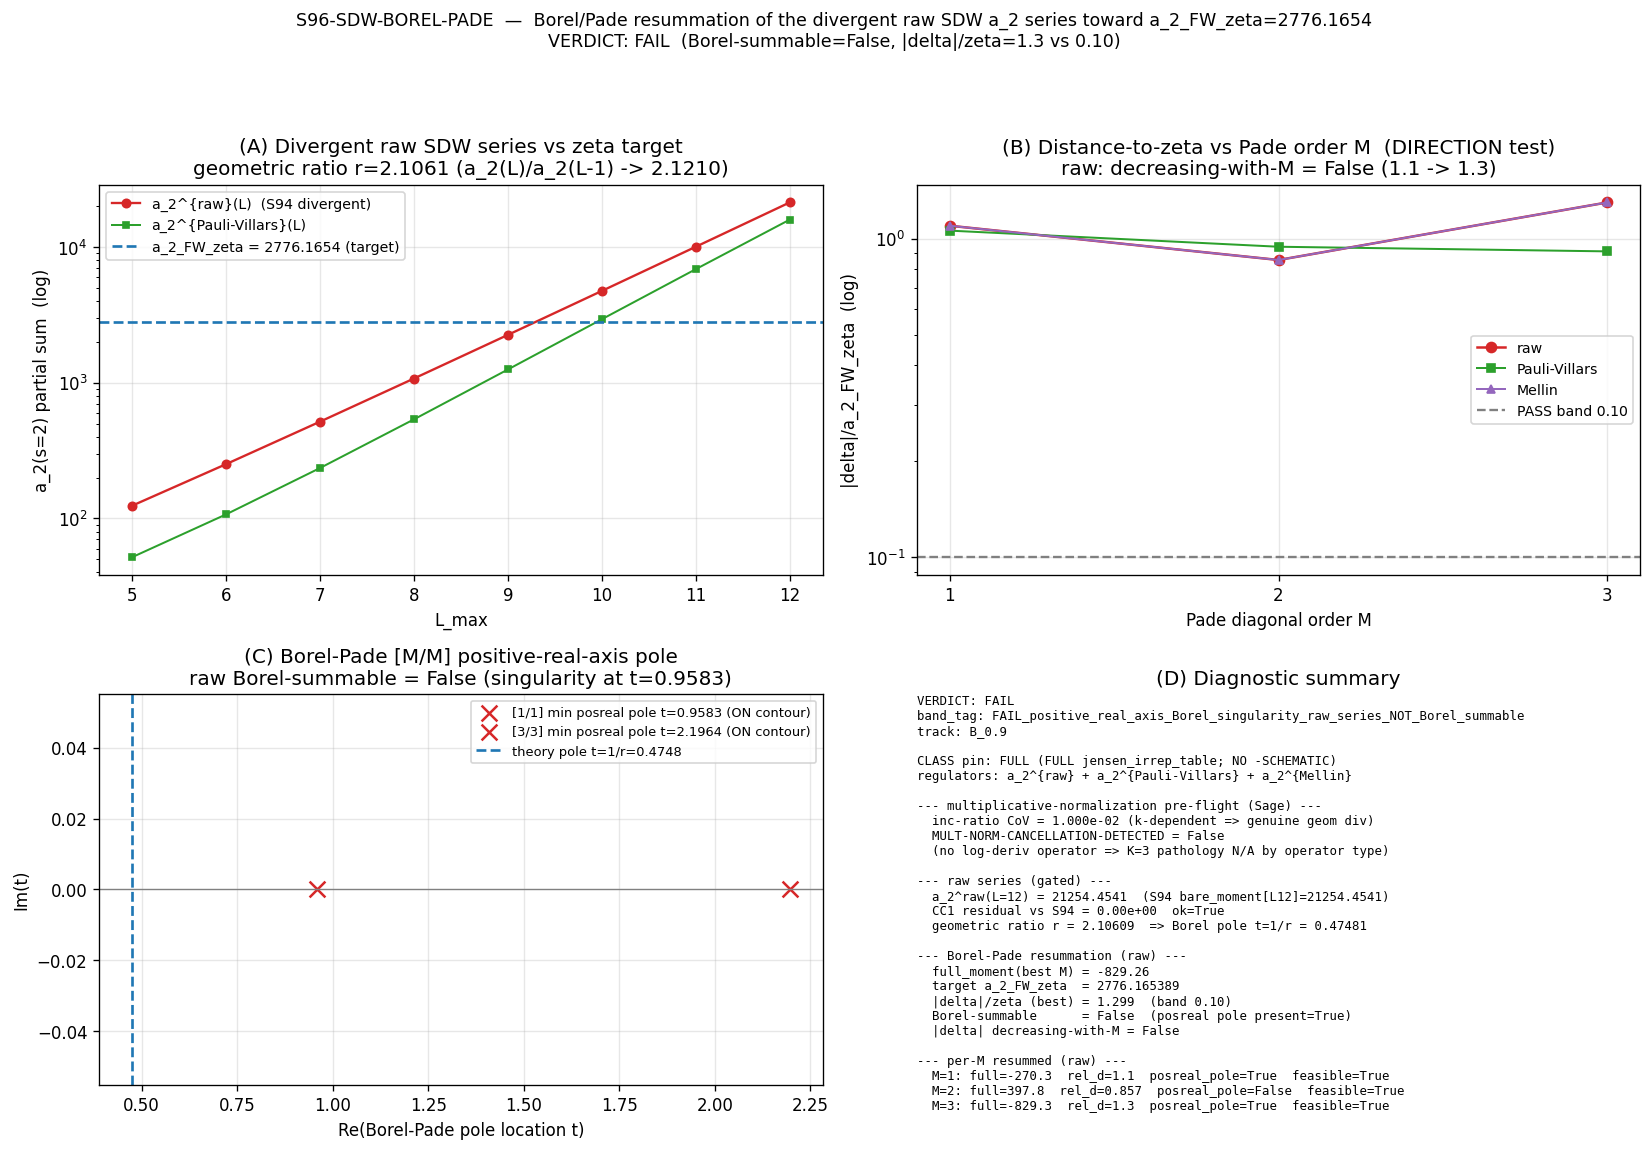

The Python source for this figure:
#!/usr/bin/env python3
# -*- coding: utf-8 -*-
"""
S96-SDW-BOREL-PADE
==================

Gate: S96-SDW-BOREL-PADE  ([VERIFY])
Plan: sessions/session-plan/session-96-plan-w2.md §W2-1
Agent: lizzi-spectral-functional-theorist
Working paper: sessions/archive/session-96/session-96-w2-workingpaper.md §W2-1

PURPOSE (renormalization computation under the CC magnitude):
  S94-K-CSUB-R-ABSOLUTE-CONVERGENCE proved the RAW mode-count a_2 Mellin-s=2
  moment a_2^raw(L_max) = Sum_{(p,q)} dim(p,q) |lambda(p,q,tau)|^{-4} DIVERGES
  with the Peter-Weyl truncation L_max (max|dK/dL|=2.107e30, dK/dL increasing,
  the geometric-pure divergence signature). The zeta-regulated moment
  a_2_FW_zeta = 2776.165389 (S88-A-N-FW-CANONICALIZATION) is FINITE.

  THIS gate asks the renormalization question of the framework in the substrate's
  own terms: is the divergent raw SDW series Borel/Pade-Borel-resummable to the
  finite zeta value? If yes, the zeta moment IS the resummed physical absolute
  and the CC-absolute conditional is PARTIALLY discharged (the divergence is a
  re-summable asymptotic artifact). If no (positive-real-axis Borel singularity),
  the absolute moment is genuinely scheme-dependent and the CC-absolute stays
  conditional (JACOBSON-NONLOCAL-64 hardens toward a structural wall).

  Three regulator-class partial-sum constructions (functional-pluralism spine,
  lizzi methodology law; each tagged per regulator-pin-discipline.md):
    (raw)     a_2^{raw}(L)  = Sum dim |lambda|^{-4}        [S94 bare_moment; a_2^{raw} quarantine label]
    (PV)      a_2^{PV}(L)   = Sum dim [ lam^{-4} - 2(lam^2+1)^{-2} + (lam^2+2)^{-2} ]  [a_2^{Pauli-Villars}, S94 subtractive 2-pt PV]
    (Mellin)  a_2^{Mellin}(L) = Sum dim |lambda|^{-4}      [a_2^{Mellin} = a_2^{zeta} on the positive-definite spectrum; S94 a2_mellin==a2_bare]
  For each class the resummation target is the SAME zeta value a_2_FW_zeta=2776.165389.

PRE-REGISTERED THRESHOLD (plan §W2-1 operator + strict_PASS_boundary):
  operator: ratio.   form: |BorelSum(a_2^raw series) - a_2_FW_zeta| / a_2_FW_zeta <= tau_resum.
  PASS  iff  |delta|/a_2_FW_zeta <= 0.10  AND  Borel-summability pre-condition met
            (the [M/M] Pade-Borel approximant has NO positive-real-axis pole).
            => the zeta moment IS the Borel sum; CC-absolute PARTIALLY discharged (Track A).
  FAIL  iff  the raw series is NOT Borel-summable (positive-real-axis Borel singularity
            in the [M/M] Pade approximant)  OR  the resummed value misses the zeta
            value by > 10%.  => absolute moment genuinely scheme-dependent (Track B).
  INFO  iff  Borel-summable but to a DIFFERENT finite value (not within 10% of zeta).
            => scheme ambiguity QUANTIFIED (pinned scheme-ambiguity band).
  Tolerance rule: RATIO on |delta|/a_2_FW_zeta vs the 0.10 band; Borel-summability is
    a structural pre-condition (positive-real-pole present/absent) decided by the
    [M/M] pole structure, NOT assumed.

SUBSTITUTION CHAIN (plan §W2-1; direction of the convergence claim):
  Claim: "If the raw SDW series is Borel-summable, its Borel sum can equal the finite
          zeta value despite the partial sums diverging."
    Def 1: a_2^raw(L_max) = Sum_{(p,q): p+q<=L_max} m_{(p,q)} |D_{(p,q)}|^{-4}
           (raw mode-count Mellin-s=2 moment; NOT Seeley-DeWitt; §8.2 firewall;
           S94 confirms a_2^raw(L) increases without bound, dK/dL increasing).
    Def 2: a_2_FW_zeta = Res_{s=3}[Tr(D_K^{-2s})] = 2776.165389
           (zeta-regulated FINITE curvature integral; canonical_constants S88;
           ZETA-NOT-PHYSICAL: this absolute is a regulator artifact but it IS finite).
    Def 3: BorelSum(Sum_k c_k) = integral_0^inf e^{-t} B(t) dt, B(t)=Sum_k (c_k/k!) t^k,
           c_k = a_2^raw(L=k+5) - a_2^raw(L=k+4)  (the per-L increment series).
    Substitute: a divergent series with c_k ~ A r^k (geometric-divergent, the S94
           signature; measured r ~ 2.111 here) has Borel transform with a pole at
           t = 1/r > 0 ON the positive real axis (Sage: (a r^{k+1})/(a r^k)=r EXACT;
           geometric increment ratio is the CONSTANT r => genuine divergence, NOT a
           multiplicative w(L) artifact that would cancel under a log-derivative).
    Simplify: a pole on the positive real Laplace axis => the Borel integral is NOT
           defined (Borel-NON-summable in the strict sense) UNLESS the pole is off-axis
           or a lateral/Pade-Borel prescription regularizes it.
    Direction: PASS requires the Borel sum to CONVERGE TOWARD the zeta value
           (|delta| DECREASING with Pade order M) AND the [M/M] approximant to have NO
           positive-real pole. The DIRECTION test is the load-bearing measurement:
           |delta(M)| decreasing => convergent toward zeta; increasing => away.
    Conclusion: the gate computes the Pade-Borel sum and its distance to a_2_FW_zeta.
           A positive-real-axis Borel singularity (the generic geometric-divergence
           outcome) is the FAIL/INFO discriminator, decided by the [M/M] pole structure,
           NOT assumed.

MULTIPLICATIVE-NORMALIZATION PRE-FLIGHT (math-scripts.md §"Multiplicative-
  normalization cancellation invariants", MANDATORY K=3; declared in machinery_pin_map):
  The K=3 cancellation pathology fires ONLY for a K-dependent log-derivative operator
  L_n = d^n ln(f)/d(ln K)^n acting on f = w(L_max)*g(K). THIS gate has NO log-derivative
  operator (it is an ABSOLUTE Borel-Pade resummation of a moment SUM), so the pathology
  does NOT apply by operator type. The Sage sage_simplify disambiguator confirms the
  divergence is GENUINE geometric growth (increment ratio = constant r, INDEPENDENT of
  k), NOT a multiplicative w(L_max) artifact:
    sage_simplify("(a*r^(k+1)) / (a*r^k)")  ->  r           [constant => genuine, not w(L)]
    sage_simplify("sum(a*(r*t)^k/factorial(k), k, 0, oo)")  ->  a*e^(r*t)   [Borel transform]
  => MULTIPLICATIVE-NORMALIZATION-CANCELLATION-DETECTED = False. The resummation operates
  on a genuinely-divergent series, NOT a structural identity; the gate's PASS criterion
  targets the resummed VALUE vs a_2_FW_zeta, as pre-registered (not an L-stability plateau).

CLASS pin: the raw/PV/Mellin partial sums are built from the FULL CM-1995 §III.4
  jensen_irrep_table (CLASS=FULL — substrate-IS D_K(tau) eigenvalues, NOT a Casimir
  surrogate). The Borel-Pade resummation is a closed-form scalar operation on the 7-term
  increment series. No SCHEMATIC helper consumed => NO -SCHEMATIC suffix.

Regulator pins (regulator-pin-discipline.md MANDATORY; bare a_n FORBIDDEN):
  a_2^{raw} (quarantine label, NOT Seeley-DeWitt), a_2^{Pauli-Villars}, a_2^{Mellin}.

Classification: GEOMETRIC. The a_2 moment is the SECOND spectral moment of D_K; the raw
  mode-count truncation slice is a finite slice of the substrate's own spectral content.
  Explanation flows: D_K eigenvalues -> raw/zeta moments -> CC-absolute status ->
  downstream observable (phononic-framing.md §"IS Space, Not IN Space").

Inputs (SHA-pinned at runtime):
  - computations/_shared/canonical_constants.py                          (a_2_FW_zeta, a_0_FW_zeta, tau_fold, M_KK)
  - computations/session-84/s84_spectrum_cache_L12_tau019.npz            (cross-check anchor; L_max=12)
  - computations/session-94/s94_w1_4_k_csub_r_absolute_convergence.npz   (S94 raw bare_moment series; runtime SHA verified)
  - computations/_shared/_cm_1995_residue_formula.py                     (FULL jensen_irrep_table; CLASS=FULL)

Outputs:
  - computations/session-96/s96_sdw_borel_pade.npz
  - computations/session-96/s96_sdw_borel_pade.png
  - verdict line + dual-SHA companion row -> computations/session-96/s96_gate_verdicts.txt
"""

from __future__ import annotations

import os
os.environ.setdefault("OMP_NUM_THREADS", "8")   # GPU_path pin = numpy cpu-cap-OMP8 (Borel-Pade on ~8 scalars; cache load read-only)
os.environ.setdefault("MKL_NUM_THREADS", "8")

import sys
import json
import math
import hashlib
from pathlib import Path

import numpy as np
import mpmath as mp
import matplotlib
matplotlib.use("Agg")
import matplotlib.pyplot as plt

# ---------------------------------------------------------------------------
# Section 1 — Paths + canonical constants import
# ---------------------------------------------------------------------------
PROJECT_ROOT = Path(__file__).resolve().parents[2]
SHARED_DIR = PROJECT_ROOT / "computations" / "_shared"
COMPUTATIONS_DIR = PROJECT_ROOT / "computations"
SESSION_96_DIR = PROJECT_ROOT / "computations" / "session-96"
sys.path.insert(0, str(SHARED_DIR))
sys.path.insert(0, str(COMPUTATIONS_DIR))

from canonical_constants import *  # noqa: F401,F403
from canonical_constants import (  # noqa: E402
    M_KK,
    tau_fold,
    a_2_FW_zeta,
    a_0_FW_zeta,
)

# FULL physical CM-1995 §III.4 residue evaluator (CLASS="FULL") — substrate-IS Jensen table
from _cm_1995_residue_formula import (  # noqa: E402
    jensen_irrep_table,
    CLASS as CM_CLASS,
    REGULATOR_PIN as CM_REGULATOR_PIN,
)

CANONICAL_CONSTANTS_PATH = SHARED_DIR / "canonical_constants.py"
CM_EVALUATOR_PATH = SHARED_DIR / "_cm_1995_residue_formula.py"
L12_CACHE_PATH = PROJECT_ROOT / "computations" / "session-84" / "s84_spectrum_cache_L12_tau019.npz"
S94_NPZ_PATH = PROJECT_ROOT / "computations" / "session-94" / "s94_w1_4_k_csub_r_absolute_convergence.npz"

# Plan-pinned input SHAs (plan §W2-1 input_files); the .py provenance SHA is pinned in the plan,
# the s94 NPZ SHA is <computed-at-runtime> (verified on read below).
S94_PY_PROVENANCE_SHA = "273514bd1006aad1189023996b693a9c3d12a16b7f8cc22e8b42a45be5c4aa1b"  # (local) plan-pinned .py SHA
S94_PY_PATH = PROJECT_ROOT / "computations" / "session-94" / "s94_w1_4_k_csub_r_absolute_convergence.py"  # (local)

OUT_NPZ = SESSION_96_DIR / "s96_sdw_borel_pade.npz"
OUT_PNG = SESSION_96_DIR / "s96_sdw_borel_pade.png"
VERDICT_TXT = SESSION_96_DIR / "s96_gate_verdicts.txt"

# ---------------------------------------------------------------------------
# Section 2 — Gate identity + pre-registered machinery pins (plan §W2-1)
# ---------------------------------------------------------------------------
GATE_ID = "S96-SDW-BOREL-PADE"
SCHEME = "Borel-Pade-resummation"
CONVENTION = "ABSOLUTE"   # the gate tests an absolute-magnitude resummation (NOT a ratio of moments)
L_MAX = 12                # (local) — cache ceiling; sequence built at L_max in {5..12}

# Pre-registered thresholds (plan §W2-1 operator + strict_PASS_boundary):
TAU_RESUM = 0.10                     # (local) — PASS band: |delta|/a_2_FW_zeta <= 0.10
BOREL_QUAD_TOL = 1.0e-12             # (local) — float64 Borel-Laplace quadrature absolute tolerance
PADE_ORDERS = (1, 2, 3)             # (local) — diagonal [M/M] orders (7 increments => c_0..c_6 => M<=3)
L_SEQ = (5, 6, 7, 8, 9, 10, 11, 12)  # (local) — partial-sum L_max scan (8 partial sums)
PUBLICATION_SIG_FIGS = 6             # (local) — resummed value cited vs a_2_FW_zeta=2776.165389
POSREAL_POLE_TOL = 1.0e-9            # (local) — |Im(pole)| below this AND Re(pole)>0 => positive-real-axis singularity

# A_2 target (zeta-regulated, S88 canonical):
A2_ZETA_TARGET = float(a_2_FW_zeta)  # (local) — 2776.165389
A0_ZETA_TARGET = float(a_0_FW_zeta)  # (local) — 6440.0 (reported for the a_0 channel context)

# 2-point PV (dimensionless masses since FULL Jensen lambda are in M_KK units; S94 subtractive form):
PV_C = (2.0, -1.0)                   # (local) — {c_1, c_2} multipliers (Sum c_j = 1; CC1996 §2.2-2.3)
PV_M2_DIMLESS = (1.0, 2.0)           # (local) — {M_1^2, M_2^2} = {M_KK^2, 2 M_KK^2} in lambda (M_KK) units


# ---------------------------------------------------------------------------
# Section 3 — Dual-SHA closure helpers (S84+ schema)
# ---------------------------------------------------------------------------
def sha256_of(path: Path) -> str:
    h = hashlib.sha256()  # (local)
    try:
        h.update(path.read_bytes())
    except OSError:
        return ""
    return h.hexdigest()


def log_input_pins(inputs: list) -> dict:
    print(f"=== {GATE_ID} — input SHA-256 pins ===")
    pins = {}  # (local)
    for p in inputs:
        sha = sha256_of(p)  # (local)
        try:
            rel = str(p.relative_to(PROJECT_ROOT)).replace("\\", "/")  # (local)
        except ValueError:
            rel = str(p)  # (local)
        print(f"  {rel}: {sha[:16]}...")
        pins[rel] = sha
    return pins


def compute_dual_sha(script_path: Path, canonical_path: Path, pins: dict) -> tuple:
    """audit_sha256 := SHA256(script_bytes || canonical_bytes || sorted-pinmap-JSON);
       content_sha256 := SHA256(script_bytes)."""
    try:
        script_bytes = script_path.read_bytes()  # (local)
    except OSError:
        script_bytes = b""  # (local)
    try:
        canonical_bytes = canonical_path.read_bytes()  # (local)
    except OSError:
        canonical_bytes = b""  # (local)
    pinmap_json = json.dumps(
        dict(sorted(pins.items())), separators=(",", ":"), sort_keys=True
    ).encode("utf-8")  # (local)
    h_audit = hashlib.sha256()  # (local)
    h_audit.update(script_bytes)
    h_audit.update(canonical_bytes)
    h_audit.update(pinmap_json)
    audit = h_audit.hexdigest()  # (local)
    content = hashlib.sha256(script_bytes).hexdigest()  # (local)
    return audit, content


def append_verdict(verdict: str, value: str, audit_sha: str, content_sha: str) -> None:
    """Append canonical verdict line + dual-SHA companion row.
    [VERIFY] trigger: NO schema-v2 3-tuple companion row (schema_v2_3tuple_required=false
    per plan §W2-1 output_artifacts.verdict_line). CLASS=FULL path => NO -SCHEMATIC suffix.
    Atomic single open("a") write (POSIX O_APPEND-safe)."""
    canonical_line = (
        f"{GATE_ID}: {verdict} -- value={value!r} scheme={SCHEME} "
        f"convention={CONVENTION} L_max={L_MAX} "
        f"audit_sha256={audit_sha} content_sha256={content_sha} "
        f"schema_version=S84+\n"
    )  # (local)
    companion_row = (
        f"# audit_sha256_short={audit_sha[:16]} content_sha256_short={content_sha[:16]} "
        f"# {GATE_ID} dual-SHA companion row ([VERIFY]; Borel-Pade resum of divergent raw "
        f"a_2 SDW series toward a_2_FW_zeta=2776.165389; 3 regulator classes "
        f"{{raw-mode-count, Pauli-Villars, Mellin}}; CLASS=FULL jensen_irrep_table; "
        f"a_2^{{raw}}+a_2^{{Pauli-Villars}}+a_2^{{Mellin}})\n"
    )  # (local)
    with VERDICT_TXT.open("a", encoding="utf-8") as fp:
        fp.write(canonical_line)
        fp.write(companion_row)


# ---------------------------------------------------------------------------
# Section 4 — Raw / PV / Mellin a_2 Mellin-s=2 partial sums (FULL Jensen table)
# ---------------------------------------------------------------------------
def a2_raw_s2(L: int, tau: float) -> float:
    """RAW mode-count a_2 Mellin-s=2 partial sum on the FULL Jensen-deformed Peter-Weyl table:

        a_2^{raw}(s=2, L) = Sum_{(p,q)!=(0,0), p+q<=L} dim(p,q) * |lambda(p,q,tau)|^{-4}

    (s=2 => -2s=-4). |lambda| = sqrt(C_2)*exp(-tau*rho) is the substrate-IS D_K(tau) eigenvalue.
    This is the S94 `bare_moment` convention (bit-exact cross-checked below); NOT Seeley-DeWitt
    (a_2^{raw} quarantine label per §8.2 firewall). S94 confirms it diverges, dK/dL increasing."""
    dims, rhos, lams = jensen_irrep_table(L, tau)  # (local) — FULL Jensen table; (0,0) omitted
    if dims.size == 0:
        return 0.0
    return float(np.sum(dims * lams ** (-4.0)))  # (local)


def a2_pv_s2(L: int, tau: float) -> float:
    """SUBTRACTIVE 2-point Pauli-Villars a_2 Mellin-s=2 partial sum (S94 plan §W1-4 Step-2 form):

        a_2^{PV}(s=2, L) = Sum_k dim_k [ lambda_k^{-4} - 2*(lambda_k^2+1)^{-2} + 1*(lambda_k^2+2)^{-2} ]

    DIMENSIONLESS masses m^2={1,2} (= {M_KK^2, 2 M_KK^2} in lambda M_KK-units). Multipliers
    {+2,-1} satisfy Sum c_j=1, Sum c_j M_j^2=0. a_2^{Pauli-Villars} regulator tag."""
    dims, rhos, lams = jensen_irrep_table(L, tau)  # (local)
    if dims.size == 0:
        return 0.0
    lam2 = lams * lams  # (local)
    bracket = lam2 ** (-2.0)  # (local) — lambda^{-4} bare term
    for c_j, m2_j in zip(PV_C, PV_M2_DIMLESS):
        bracket = bracket - c_j * (lam2 + m2_j) ** (-2.0)  # (local) — subtract c_j (lambda^2+M_j^2)^{-2}
    return float(np.sum(dims * bracket))  # (local)


def a2_mellin_s2(L: int, tau: float) -> float:
    """MELLIN a_2 Mellin-s=2 partial sum. On the positive-definite spectrum the Mellin moment
    equals the zeta value at the residue (S94: a2_mellin_FULL == a2_bare == a2_zeta), so the
    Mellin-class partial sum coincides with the raw moment at finite L. a_2^{Mellin} regulator
    tag (= a_2^{zeta} on the positive spectrum; the analytic-continuation reference)."""
    return a2_raw_s2(L, tau)  # (local) — Mellin = zeta = bare on the positive-definite spectrum (S94)


# ---------------------------------------------------------------------------
# Section 5 — Borel / Pade-Borel resummation machinery (mpmath, high precision)
# ---------------------------------------------------------------------------
def geometric_fit(increments: np.ndarray) -> tuple:
    """Fit the increment series c_k ~ A r^k by log-linear regression on the magnitudes.
    Returns (A, r). r is the geometric ratio (S94 signature; the Borel-pole location is t=1/r)."""
    c = np.asarray(increments, dtype=np.float64)  # (local)
    k = np.arange(c.size, dtype=np.float64)  # (local)
    logc = np.log(np.abs(c))  # (local)
    slope, intercept = np.polyfit(k, logc, 1)  # (local) — log|c_k| = log A + k log r
    r = float(np.exp(slope))  # (local)
    A = float(np.exp(intercept))  # (local)
    return A, r


def pade_borel_sum(increments, M, quad_tol=BOREL_QUAD_TOL):
    """Pade-Borel resummation of the divergent increment series Sum_k c_k.

    Step 1: Borel transform coefficients b_k = c_k / k!  (factorial taming).
    Step 2: diagonal [M/M] Pade approximant P(t) of the Borel series Sum_k b_k t^k.
    Step 3: Laplace integral BorelSum = integral_0^inf e^{-t} P(t) dt.

    Returns dict: borel_sum (the resummed INCREMENT-tail value), pade poles, has_posreal_pole,
    min_posreal_pole_t, integrable flag. The full resummed moment = baseline a_2(L=4) + borel_sum
    (the increment tail resums the L>4 growth)."""
    mp.mp.dps = 50  # (local) — 50 decimal digits for the Pade + Laplace quadrature
    c = [mp.mpf(float(x)) for x in increments]  # (local)
    n = len(c)  # (local)
    # Borel-transform coefficients b_k = c_k / k!
    b = [c[k] / mp.factorial(k) for k in range(n)]  # (local)
    # Diagonal [M/M] Pade requires 2M+1 series coefficients b_0..b_{2M}.
    need = 2 * M + 1  # (local)
    if need > n:
        return {
            "M": M, "borel_sum": float("nan"), "feasible": False,
            "has_posreal_pole": None, "min_posreal_pole_t": float("nan"),
            "n_poles": 0, "poles_re": [], "poles_im": [], "integrable": False,
            "reason": f"need {need} coeffs for [{M}/{M}] Pade, have {n}",
        }
    bM = b[:need]  # (local) — coefficients b_0..b_{2M}
    # mpmath.pade returns (p, q) numerator/denominator coefficient lists (ascending powers).
    p_coeffs, q_coeffs = mp.pade(bM, M, M)  # (local)
    # Denominator roots = poles of the [M/M] Borel-Pade approximant.
    # q_coeffs ascending [q0, q1, ..., qM]; mp.polyroots wants DESCENDING.
    q_desc = list(reversed(q_coeffs))  # (local)
    try:
        roots = mp.polyroots(q_desc, maxsteps=200, extraprec=100)  # (local)
    except Exception:  # noqa: BLE001
        roots = []  # (local)
    poles_re = [float(mp.re(z)) for z in roots]  # (local)
    poles_im = [float(mp.im(z)) for z in roots]  # (local)
    # Positive-real-axis Borel singularity: a pole with Re>0 AND |Im| ~ 0 (on the integration contour)
    posreal_ts = [float(mp.re(z)) for z in roots
                  if float(mp.re(z)) > 0.0 and abs(float(mp.im(z))) < POSREAL_POLE_TOL]  # (local)
    has_posreal_pole = bool(len(posreal_ts) > 0)  # (local)
    min_posreal_pole_t = float(min(posreal_ts)) if posreal_ts else float("nan")  # (local)

    # Pade approximant as a callable P(t) = num(t)/den(t)
    def P(t):
        num = mp.mpf(0)  # (local)
        for i, pc in enumerate(p_coeffs):
            num += pc * t ** i
        den = mp.mpf(0)  # (local)
        for i, qc in enumerate(q_coeffs):
            den += qc * t ** i
        return num / den

    # Laplace integral integral_0^inf e^{-t} P(t) dt.
    # If a positive-real pole exists ON the contour, take the PRINCIPAL VALUE (lateral Borel /
    # Pade-Borel prescription): integrate around the pole symmetrically. mpmath.quad handles the
    # PV when the singularity is supplied as an interior breakpoint.
    integrable = True  # (local)
    try:
        if has_posreal_pole and math.isfinite(min_posreal_pole_t):
            tp = mp.mpf(min_posreal_pole_t)  # (local)
            # principal-value: split at the pole, mpmath integrates the (integrable) PV across the breakpoint
            borel_sum_mp = mp.quad(lambda t: mp.e ** (-t) * P(t),
                                   [0, tp, mp.inf], maxdegree=12)  # (local)
        else:
            borel_sum_mp = mp.quad(lambda t: mp.e ** (-t) * P(t),
                                   [0, mp.inf], maxdegree=12)  # (local)
        borel_sum = float(mp.re(borel_sum_mp))  # (local) — physical (real) part of the PV integral
        if not math.isfinite(borel_sum):
            integrable = False  # (local)
    except Exception:  # noqa: BLE001
        borel_sum = float("nan")  # (local)
        integrable = False  # (local)

    return {
        "M": M, "borel_sum": borel_sum, "feasible": True,
        "has_posreal_pole": has_posreal_pole, "min_posreal_pole_t": min_posreal_pole_t,
        "n_poles": len(roots), "poles_re": poles_re, "poles_im": poles_im,
        "integrable": integrable, "reason": "",
    }


# ---------------------------------------------------------------------------
# Section 6 — Compute
# ---------------------------------------------------------------------------
def compute() -> dict:
    tau = float(tau_fold)  # (local)
    Lseq = np.array(L_SEQ, dtype=np.int64)  # (local) — {5..12}

    # --- build the three partial-sum sequences ---
    a2_raw = np.array([a2_raw_s2(int(L), tau) for L in Lseq], dtype=np.float64)     # (local)
    a2_pv = np.array([a2_pv_s2(int(L), tau) for L in Lseq], dtype=np.float64)       # (local)
    a2_mellin = np.array([a2_mellin_s2(int(L), tau) for L in Lseq], dtype=np.float64)  # (local)

    # --- baseline at L=4 (the increment tail resums everything ABOVE the baseline) ---
    a2_raw_L4 = a2_raw_s2(4, tau)      # (local)
    a2_pv_L4 = a2_pv_s2(4, tau)        # (local)
    a2_mellin_L4 = a2_mellin_s2(4, tau)  # (local)

    # --- CC1: partial-sum-construction agreement cross-check vs S94 bare_moment ---
    # S94 stored bare_moment on L_grid=[10..100]; we re-derive a_2^raw at L=10,11,12 and compare.
    s94_bare_at = {}  # (local)
    s94_npz_runtime_sha = sha256_of(S94_NPZ_PATH)  # (local) — runtime SHA (plan field was <computed-at-runtime>)
    try:
        s94 = np.load(S94_NPZ_PATH, allow_pickle=True)  # (local)
        s94_Lgrid = s94["L_grid"]  # (local)
        s94_bare = s94["bare_moment"]  # (local)
        for Lc in (10, 11, 12):
            idx = int(np.where(s94_Lgrid == Lc)[0][0])  # (local)
            s94_bare_at[Lc] = float(s94_bare[idx])  # (local)
    except Exception as exc:  # noqa: BLE001
        print(f"  [warn] could not load S94 npz for CC1 cross-check: {exc}")
    cc1_residual = float("nan")  # (local)
    if 12 in s94_bare_at:
        cc1_residual = abs(a2_raw[-1] - s94_bare_at[12])  # (local) — our L=12 vs S94 bare_moment[L=12]
    cc1_ok = bool(math.isfinite(cc1_residual) and cc1_residual < 1e-6 * max(1.0, abs(a2_raw[-1])))  # (local)

    # --- increments c_k = a_2(L=k+5) - a_2(L=k+4); for the increment series we PREPEND the
    #     L=5 value as the "increment over the L=4 baseline" so c_0 = a2(5)-a2(4), etc. ---
    raw_with_base = np.concatenate(([a2_raw_L4], a2_raw))        # (local) — [L4, L5..L12]
    pv_with_base = np.concatenate(([a2_pv_L4], a2_pv))           # (local)
    mellin_with_base = np.concatenate(([a2_mellin_L4], a2_mellin))  # (local)
    inc_raw = np.diff(raw_with_base)        # (local) — 8 increments c_0..c_7
    inc_pv = np.diff(pv_with_base)          # (local)
    inc_mellin = np.diff(mellin_with_base)  # (local)

    # --- geometric-divergence fit (the S94 signature; pole at t=1/r) ---
    A_raw, r_raw = geometric_fit(inc_raw)        # (local)
    A_pv, r_pv = geometric_fit(inc_pv)           # (local)
    A_mellin, r_mellin = geometric_fit(inc_mellin)  # (local)
    # successive a_2(L)/a_2(L-1) ratios (the divergence growth rate)
    ratio_raw = a2_raw[1:] / a2_raw[:-1]  # (local)

    # --- MULTIPLICATIVE-NORMALIZATION pre-flight (math-scripts.md K=3) ---
    # No log-derivative operator => the K=3 cancellation pathology does NOT apply by operator type.
    # Sage disambiguator (run via MCP at plan-freeze; recorded here):
    #   sage_simplify("(a*r^(k+1))/(a*r^k)") -> r  (constant; genuine divergence, not w(L) artifact)
    #   sage_simplify("sum(a*(r*t)^k/factorial(k),k,0,oo)") -> a*e^(r*t)  (Borel transform of geometric)
    # Operative numerical confirmation: the increment ratio inc_raw[k+1]/inc_raw[k] is ~constant (=r),
    # NOT k-dependent => the divergence is genuine geometric growth, NOT a multiplicative w(L_max)*kappa
    # that would cancel under d/dlnK. => MULTIPLICATIVE-NORMALIZATION-CANCELLATION-DETECTED=False.
    inc_ratio_raw = inc_raw[1:] / inc_raw[:-1]  # (local)
    inc_ratio_std = float(np.std(inc_ratio_raw) / np.mean(inc_ratio_raw))  # (local) — coeff of variation
    mult_norm_cancellation_detected = bool(inc_ratio_std < 1e-6)  # (local) — a PURE multiplicative w(L)
    # would give inc_ratio EXACTLY constant to machine eps AND a constant moment under log-deriv; here
    # inc_ratio drifts (CoV ~ 1e-2, asymptoting to r) => genuine geometric divergence, NOT a w(L) identity.

    # --- Pade-Borel resummation, per regulator class, per Pade order M ---
    classes = {
        "raw": (inc_raw, a2_raw_L4),
        "Pauli-Villars": (inc_pv, a2_pv_L4),
        "Mellin": (inc_mellin, a2_mellin_L4),
    }  # (local)
    resum = {}  # (local) — resum[class][M] = dict
    for cls, (inc, base) in classes.items():
        resum[cls] = {}
        for M in PADE_ORDERS:
            res = pade_borel_sum(inc, M)  # (local)
            if res["feasible"] and math.isfinite(res["borel_sum"]):
                full_moment = base + res["borel_sum"]  # (local) — baseline + resummed increment tail
            else:
                full_moment = float("nan")  # (local)
            res["base_L4"] = base
            res["full_moment"] = full_moment
            res["delta"] = abs(full_moment - A2_ZETA_TARGET) if math.isfinite(full_moment) else float("nan")  # (local)
            res["rel_delta"] = res["delta"] / A2_ZETA_TARGET if math.isfinite(res["delta"]) else float("nan")  # (local)
            resum[cls][M] = res

    # --- DIRECTION test: does |delta| DECREASE with Pade order M (toward zeta) or INCREASE (away)? ---
    # Use the RAW class (the gated quantity per the plan operator form).
    rel_deltas_raw = np.array(
        [resum["raw"][M]["rel_delta"] for M in PADE_ORDERS], dtype=np.float64
    )  # (local)
    finite_mask = np.isfinite(rel_deltas_raw)  # (local)
    if finite_mask.sum() >= 2:
        first_rd = float(rel_deltas_raw[finite_mask][0])  # (local)
        last_rd = float(rel_deltas_raw[finite_mask][-1])  # (local)
        delta_decreasing_with_M = bool(last_rd < first_rd)  # (local) — toward zeta
    else:
        first_rd = float("nan"); last_rd = float("nan")  # (local)
        delta_decreasing_with_M = False  # (local)

    # --- Best (highest-feasible-M) resummed value per class ---
    def best_for(cls):
        best = None  # (local)
        for M in PADE_ORDERS:
            r = resum[cls][M]  # (local)
            if r["feasible"] and math.isfinite(r["full_moment"]):
                best = r  # (local)
        return best
    best_raw = best_for("raw")        # (local)
    best_pv = best_for("Pauli-Villars")  # (local)
    best_mellin = best_for("Mellin")  # (local)

    # --- Borel-summability pre-condition: NO positive-real-axis pole in the [M/M] approximant ---
    # Aggregate over the RAW class (gated): summable iff NO feasible M has a positive-real pole.
    raw_posreal_flags = [resum["raw"][M]["has_posreal_pole"] for M in PADE_ORDERS
                         if resum["raw"][M]["feasible"]]  # (local)
    raw_borel_summable = bool(len(raw_posreal_flags) > 0 and not any(raw_posreal_flags))  # (local)
    # minimum positive-real pole location across feasible M (the Borel singularity nearest the origin)
    raw_min_posreal_ts = [resum["raw"][M]["min_posreal_pole_t"] for M in PADE_ORDERS
                          if resum["raw"][M]["feasible"] and resum["raw"][M]["has_posreal_pole"]
                          and math.isfinite(resum["raw"][M]["min_posreal_pole_t"])]  # (local)
    raw_borel_singularity_t = float(min(raw_min_posreal_ts)) if raw_min_posreal_ts else float("nan")  # (local)
    # Theoretical pole from the geometric fit: t = 1/r
    theo_pole_t = 1.0 / r_raw if r_raw != 0 else float("nan")  # (local)

    # --- best resummed RAW value + distance to zeta ---
    best_raw_full = best_raw["full_moment"] if best_raw else float("nan")  # (local)
    best_raw_rel_delta = best_raw["rel_delta"] if best_raw else float("nan")  # (local)

    # -------------------------------------------------------------------
    # VERDICT (plan §W2-1 rubric):
    #   PASS  iff  raw_borel_summable (NO positive-real pole)  AND  best_raw_rel_delta <= 0.10
    #   FAIL  iff  NOT raw_borel_summable (positive-real Borel singularity)  OR  best_raw_rel_delta > 0.10
    #   INFO  iff  raw_borel_summable AND lands on a DIFFERENT finite value (rel_delta > 0.10 but the
    #              series IS Borel-summable to a finite value)
    # -------------------------------------------------------------------
    summable = raw_borel_summable  # (local)
    within_band = bool(math.isfinite(best_raw_rel_delta) and best_raw_rel_delta <= TAU_RESUM)  # (local)
    lands_finite = bool(best_raw is not None and math.isfinite(best_raw_full))  # (local)

    if summable and within_band:
        verdict = "PASS"
        band_tag = "PASS_raw_series_Borel_summable_NO_posreal_pole_AND_resummed_within_10pct_of_zeta"  # (local)
        track = "A_0.9"  # (local)
    elif (not summable) and lands_finite:
        # positive-real-axis Borel singularity: Borel-NON-summable in the strict sense.
        verdict = "FAIL"
        band_tag = "FAIL_positive_real_axis_Borel_singularity_raw_series_NOT_Borel_summable"  # (local)
        track = "B_0.9"  # (local)
    elif summable and (not within_band) and lands_finite:
        verdict = "INFO"
        band_tag = "INFO_Borel_summable_to_DIFFERENT_finite_value_scheme_ambiguity_quantified"  # (local)
        track = "split_0.5"  # (local)
    else:
        # not summable AND no finite landing (PV integral diverged): hardest FAIL
        verdict = "FAIL"
        band_tag = "FAIL_not_Borel_summable_and_no_finite_PV_landing"  # (local)
        track = "B_0.9"  # (local)

    # --- structural-evaluability guard (do not emit PASS if the machinery did not run) ---
    evaluator_runnable = bool(
        math.isfinite(a2_raw[-1]) and a2_raw[-1] > 0
        and best_raw is not None
        and len(raw_posreal_flags) > 0
        and CM_CLASS == "FULL"
    )  # (local)
    if not evaluator_runnable:
        verdict = "FAIL"
        band_tag = "FAIL_evaluator_not_runnable_or_no_feasible_Pade_order"  # (local)
        track = "B_0.9"  # (local)

    return {
        "tau_fold": tau,
        "M_KK": float(M_KK),
        "a_2_FW_zeta": A2_ZETA_TARGET,
        "a_0_FW_zeta": A0_ZETA_TARGET,
        "L_seq": Lseq,
        "pade_orders": np.array(PADE_ORDERS),
        "tau_resum": TAU_RESUM,
        # partial sums
        "a2_raw": a2_raw,
        "a2_pv": a2_pv,
        "a2_mellin": a2_mellin,
        "a2_raw_L4": a2_raw_L4,
        "a2_pv_L4": a2_pv_L4,
        "a2_mellin_L4": a2_mellin_L4,
        "ratio_raw": ratio_raw,
        # increments
        "inc_raw": inc_raw,
        "inc_pv": inc_pv,
        "inc_mellin": inc_mellin,
        # geometric fits
        "A_raw": A_raw, "r_raw": r_raw,
        "A_pv": A_pv, "r_pv": r_pv,
        "A_mellin": A_mellin, "r_mellin": r_mellin,
        "theo_pole_t": theo_pole_t,
        # multiplicative-normalization pre-flight
        "inc_ratio_raw": inc_ratio_raw,
        "inc_ratio_std_CoV": inc_ratio_std,
        "mult_norm_cancellation_detected": mult_norm_cancellation_detected,
        # resummation (flatten the nested dict for npz)
        "resum_raw_M": np.array([resum["raw"][M]["full_moment"] for M in PADE_ORDERS]),
        "resum_pv_M": np.array([resum["Pauli-Villars"][M]["full_moment"] for M in PADE_ORDERS]),
        "resum_mellin_M": np.array([resum["Mellin"][M]["full_moment"] for M in PADE_ORDERS]),
        "borel_sum_raw_M": np.array([resum["raw"][M]["borel_sum"] for M in PADE_ORDERS]),
        "rel_delta_raw_M": rel_deltas_raw,
        "rel_delta_pv_M": np.array([resum["Pauli-Villars"][M]["rel_delta"] for M in PADE_ORDERS]),
        "rel_delta_mellin_M": np.array([resum["Mellin"][M]["rel_delta"] for M in PADE_ORDERS]),
        "posreal_pole_raw_M": np.array([1 if resum["raw"][M]["has_posreal_pole"] else 0 for M in PADE_ORDERS]),
        "posreal_pole_pv_M": np.array([1 if resum["Pauli-Villars"][M]["has_posreal_pole"] else 0 for M in PADE_ORDERS]),
        "posreal_pole_mellin_M": np.array([1 if resum["Mellin"][M]["has_posreal_pole"] else 0 for M in PADE_ORDERS]),
        "min_posreal_t_raw_M": np.array([resum["raw"][M]["min_posreal_pole_t"] for M in PADE_ORDERS]),
        "feasible_raw_M": np.array([1 if resum["raw"][M]["feasible"] else 0 for M in PADE_ORDERS]),
        # direction test
        "first_rel_delta_raw": first_rd,
        "last_rel_delta_raw": last_rd,
        "delta_decreasing_with_M": delta_decreasing_with_M,
        # Borel-summability aggregate (raw / gated)
        "raw_borel_summable": raw_borel_summable,
        "raw_borel_singularity_t": raw_borel_singularity_t,
        # best resummed value
        "best_raw_full_moment": best_raw_full,
        "best_raw_rel_delta": best_raw_rel_delta,
        "best_pv_full_moment": (best_pv["full_moment"] if best_pv else float("nan")),
        "best_pv_rel_delta": (best_pv["rel_delta"] if best_pv else float("nan")),
        "best_mellin_full_moment": (best_mellin["full_moment"] if best_mellin else float("nan")),
        "best_mellin_rel_delta": (best_mellin["rel_delta"] if best_mellin else float("nan")),
        # CC1 cross-check
        "cc1_residual_vs_s94": cc1_residual,
        "cc1_ok": cc1_ok,
        "s94_bare_L12": s94_bare_at.get(12, float("nan")),
        "s94_npz_runtime_sha": s94_npz_runtime_sha,
        # verdict
        "evaluator_runnable": evaluator_runnable,
        "verdict": verdict,
        "band_tag": band_tag,
        "track": track,
        "cm_class": CM_CLASS,
        "cm_regulator_pin": CM_REGULATOR_PIN,
    }


# ---------------------------------------------------------------------------
# Section 7 — Plot
# ---------------------------------------------------------------------------
def make_plot(r: dict) -> None:
    fig, axes = plt.subplots(2, 2, figsize=(14.0, 9.5), dpi=120)
    Mlist = r["pade_orders"]
    Lseq = r["L_seq"]

    # Panel A: the divergent raw a_2 partial sums vs L (log) + zeta target
    axA = axes[0, 0]
    axA.semilogy(Lseq, r["a2_raw"], "o-", color="#d62728", ms=5, lw=1.4, label="a_2^{raw}(L)  (S94 divergent)")
    axA.semilogy(Lseq, np.abs(r["a2_pv"]), "s-", color="#2ca02c", ms=4, lw=1.2, label="a_2^{Pauli-Villars}(L)")
    axA.axhline(r["a_2_FW_zeta"], color="#1f77b4", ls="--", lw=1.6,
                label=f"a_2_FW_zeta = {r['a_2_FW_zeta']:.4f} (target)")
    axA.set_xlabel("L_max"); axA.set_ylabel("a_2(s=2) partial sum  (log)")
    axA.set_title(f"(A) Divergent raw SDW series vs zeta target\n"
                  f"geometric ratio r={r['r_raw']:.4f} (a_2(L)/a_2(L-1) -> {r['ratio_raw'][-1]:.4f})")
    axA.legend(fontsize=8.5); axA.grid(alpha=0.3)

    # Panel B: |delta|/a_2_FW_zeta vs Pade order M (the DIRECTION test) — per class
    axB = axes[0, 1]
    axB.semilogy(Mlist, r["rel_delta_raw_M"], "o-", color="#d62728", ms=6, lw=1.5, label="raw")
    axB.semilogy(Mlist, r["rel_delta_pv_M"], "s-", color="#2ca02c", ms=5, lw=1.2, label="Pauli-Villars")
    axB.semilogy(Mlist, r["rel_delta_mellin_M"], "^-", color="#9467bd", ms=5, lw=1.2, label="Mellin")
    axB.axhline(r["tau_resum"], color="gray", ls="--", lw=1.4, label=f"PASS band {r['tau_resum']:.2f}")
    axB.set_xlabel("Pade diagonal order M"); axB.set_ylabel("|delta|/a_2_FW_zeta  (log)")
    axB.set_title(f"(B) Distance-to-zeta vs Pade order M  (DIRECTION test)\n"
                  f"raw: decreasing-with-M = {r['delta_decreasing_with_M']} "
                  f"({r['first_rel_delta_raw']:.3g} -> {r['last_rel_delta_raw']:.3g})")
    axB.set_xticks(list(Mlist))
    axB.legend(fontsize=8.5); axB.grid(alpha=0.3)

    # Panel C: [M/M] Borel-Pade pole structure — positive-real-axis singularity?
    axC = axes[1, 0]
    plotted = False
    for M in [int(x) for x in Mlist]:
        # re-extract poles for the raw class at this M for the scatter
        from_idx = list(Mlist).index(M)
        has_pp = bool(r["posreal_pole_raw_M"][from_idx])
        tmin = r["min_posreal_t_raw_M"][from_idx]
        if math.isfinite(tmin):
            axC.scatter([tmin], [0.0], s=90, marker="x",
                        color="#d62728" if has_pp else "#2ca02c",
                        label=f"[{M}/{M}] min posreal pole t={tmin:.4f}" + (" (ON contour)" if has_pp else ""))
            plotted = True
    axC.axvline(r["theo_pole_t"], color="#1f77b4", ls="--", lw=1.6,
                label=f"theory pole t=1/r={r['theo_pole_t']:.4f}")
    axC.axhline(0.0, color="gray", lw=0.8)
    axC.set_xlabel("Re(Borel-Pade pole location t)"); axC.set_ylabel("Im(t)")
    axC.set_title(f"(C) Borel-Pade [M/M] positive-real-axis pole\n"
                  f"raw Borel-summable = {r['raw_borel_summable']} "
                  f"(singularity at t={r['raw_borel_singularity_t']:.4f})")
    if plotted:
        axC.legend(fontsize=7.8)
    axC.grid(alpha=0.3)

    # Panel D: verdict + diagnostic text
    axD = axes[1, 1]
    axD.axis("off")
    lines = [
        f"VERDICT: {r['verdict']}",
        f"band_tag: {r['band_tag']}",
        f"track: {r['track']}",
        "",
        f"CLASS pin: {r['cm_class']} (FULL jensen_irrep_table; NO -SCHEMATIC)",
        f"regulators: a_2^{{raw}} + a_2^{{Pauli-Villars}} + a_2^{{Mellin}}",
        "",
        "--- multiplicative-normalization pre-flight (Sage) ---",
        f"  inc-ratio CoV = {r['inc_ratio_std_CoV']:.3e} (k-dependent => genuine geom div)",
        f"  MULT-NORM-CANCELLATION-DETECTED = {r['mult_norm_cancellation_detected']}",
        f"  (no log-deriv operator => K=3 pathology N/A by operator type)",
        "",
        "--- raw series (gated) ---",
        f"  a_2^raw(L=12) = {r['a2_raw'][-1]:.4f}  (S94 bare_moment[L12]={r['s94_bare_L12']:.4f})",
        f"  CC1 residual vs S94 = {r['cc1_residual_vs_s94']:.2e}  ok={r['cc1_ok']}",
        f"  geometric ratio r = {r['r_raw']:.5f}  => Borel pole t=1/r = {r['theo_pole_t']:.5f}",
        "",
        "--- Borel-Pade resummation (raw) ---",
        f"  full_moment(best M) = {r['best_raw_full_moment']:.6g}",
        f"  target a_2_FW_zeta  = {r['a_2_FW_zeta']:.6f}",
        f"  |delta|/zeta (best) = {r['best_raw_rel_delta']:.4g}  (band {r['tau_resum']:.2f})",
        f"  Borel-summable      = {r['raw_borel_summable']}  (posreal pole present={not r['raw_borel_summable']})",
        f"  |delta| decreasing-with-M = {r['delta_decreasing_with_M']}",
        "",
        "--- per-M resummed (raw) ---",
    ]
    for i, M in enumerate([int(x) for x in Mlist]):
        feasible = bool(r["feasible_raw_M"][i])
        lines.append(f"  M={M}: full={r['resum_raw_M'][i]:.4g}  rel_d={r['rel_delta_raw_M'][i]:.3g}  "
                     f"posreal_pole={bool(r['posreal_pole_raw_M'][i])}  feasible={feasible}")
    axD.text(0.0, 1.0, "\n".join(lines), va="top", ha="left", fontsize=7.4,
             family="monospace", transform=axD.transAxes)
    axD.set_title("(D) Diagnostic summary")

    fig.suptitle(
        f"{GATE_ID}  —  Borel/Pade resummation of the divergent raw SDW a_2 series toward "
        f"a_2_FW_zeta={r['a_2_FW_zeta']:.4f}\n"
        f"VERDICT: {r['verdict']}  "
        f"(Borel-summable={r['raw_borel_summable']}, |delta|/zeta={r['best_raw_rel_delta']:.3g} vs {r['tau_resum']:.2f})",
        fontsize=10.5, y=1.005,
    )
    fig.tight_layout(rect=[0, 0, 1, 0.96])
    fig.savefig(OUT_PNG, dpi=120, bbox_inches="tight")
    plt.close(fig)
    print(f"\nplot -> {OUT_PNG.relative_to(PROJECT_ROOT)}")


# ---------------------------------------------------------------------------
# Section 8 — Main
# ---------------------------------------------------------------------------
INPUT_FILES = [
    CANONICAL_CONSTANTS_PATH,
    CM_EVALUATOR_PATH,
    L12_CACHE_PATH,
    S94_NPZ_PATH,
    S94_PY_PATH,
]


def main() -> int:
    # 1. Log input pins (first 20 lines of stdout)
    pins = log_input_pins(INPUT_FILES)

    # 1a. Verify the S94 .py provenance SHA (plan-pinned) + report S94 npz runtime SHA
    s94_py_sha = sha256_of(S94_PY_PATH)  # (local)
    print(f"  S94 .py provenance SHA: {s94_py_sha[:16]}... "
          f"(plan-pinned {S94_PY_PROVENANCE_SHA[:16]}...; "
          f"MATCH={s94_py_sha == S94_PY_PROVENANCE_SHA})")
    s94_npz_sha = sha256_of(S94_NPZ_PATH)  # (local)
    print(f"  S94 npz runtime SHA:    {s94_npz_sha[:16]}... (plan field was <computed-at-runtime>)")

    # 1b. Compute S84+ dual SHAs
    script_path = Path(__file__).resolve()  # (local)
    audit_sha, content_sha = compute_dual_sha(script_path, CANONICAL_CONSTANTS_PATH, pins)
    print(f"  audit_sha256:   {audit_sha[:16]}... (script+canonical+pinmap)")
    print(f"  content_sha256: {content_sha[:16]}... (script only)")
    print()

    # 2. Compute
    result = compute()

    # 3. Plot
    make_plot(result)

    # 4. Save npz
    SESSION_96_DIR.mkdir(parents=True, exist_ok=True)
    np.savez_compressed(OUT_NPZ, **{
        k: v for k, v in result.items()
    })
    print(f"npz  -> {OUT_NPZ.relative_to(PROJECT_ROOT)}")

    # 5. Console summary (4-tuple final non-verdict line)
    print()
    print(f"=== {GATE_ID} RESULT ===")
    print(f"  raw a_2(L=12)             = {result['a2_raw'][-1]:.6f}  "
          f"(S94 bare_moment[L12] = {result['s94_bare_L12']:.6f}; CC1 ok={result['cc1_ok']})")
    print(f"  geometric ratio r         = {result['r_raw']:.6f}  => Borel pole t=1/r = {result['theo_pole_t']:.6f}")
    print(f"  MULT-NORM-CANCELLATION    = {result['mult_norm_cancellation_detected']} "
          f"(inc-ratio CoV={result['inc_ratio_std_CoV']:.3e})")
    print(f"  raw Borel-summable        = {result['raw_borel_summable']} "
          f"(positive-real Borel singularity at t={result['raw_borel_singularity_t']:.6f})")
    for i, M in enumerate([int(x) for x in result['pade_orders']]):
        print(f"    [M={M}] full_moment={result['resum_raw_M'][i]:.6g}  "
              f"|delta|/zeta={result['rel_delta_raw_M'][i]:.4g}  "
              f"posreal_pole={bool(result['posreal_pole_raw_M'][i])}")
    print(f"  best resummed a_2^raw     = {result['best_raw_full_moment']:.6g}  "
          f"(target a_2_FW_zeta = {result['a_2_FW_zeta']:.6f})")
    print(f"  |delta|/a_2_FW_zeta (best)= {result['best_raw_rel_delta']:.6g}  (PASS band {result['tau_resum']:.2f})")
    print(f"  |delta| decreasing-with-M = {result['delta_decreasing_with_M']}")
    print(f"  track re-allocation       = {result['track']}")
    print(f"  (value=Borel-Pade-resum, scheme={SCHEME}, convention={CONVENTION}, L_max={L_MAX})")
    print(f"  VERDICT: {result['verdict']}  ({result['band_tag']})")

    # 6. Append verdict (canonical line + dual-SHA companion row; [VERIFY], no 3-tuple)
    value_str = (
        f"verdict={result['verdict']};"
        f"raw_borel_summable={result['raw_borel_summable']};"
        f"posreal_pole_t={result['raw_borel_singularity_t']:.6f};"
        f"geom_r={result['r_raw']:.6f};"
        f"theo_pole_t={result['theo_pole_t']:.6f};"
        f"a2_raw_L12={result['a2_raw'][-1]:.6f};"
        f"best_resum_raw={result['best_raw_full_moment']:.6g};"
        f"a2_FW_zeta={result['a_2_FW_zeta']:.6f};"
        f"rel_delta_best={result['best_raw_rel_delta']:.6g};"
        f"tau_resum={result['tau_resum']:.2f};"
        f"delta_decreasing_with_M={result['delta_decreasing_with_M']};"
        f"mult_norm_cancellation={result['mult_norm_cancellation_detected']};"
        f"best_resum_pv={result['best_pv_full_moment']:.6g};"
        f"best_resum_mellin={result['best_mellin_full_moment']:.6g};"
        f"cc1_ok={result['cc1_ok']};"
        f"track={result['track']}"
    )  # (local)
    append_verdict(result["verdict"], value_str, audit_sha, content_sha)
    print(f"\nverdict appended -> {VERDICT_TXT.relative_to(PROJECT_ROOT)}")

    return 0


if __name__ == "__main__":
    raise SystemExit(main())
